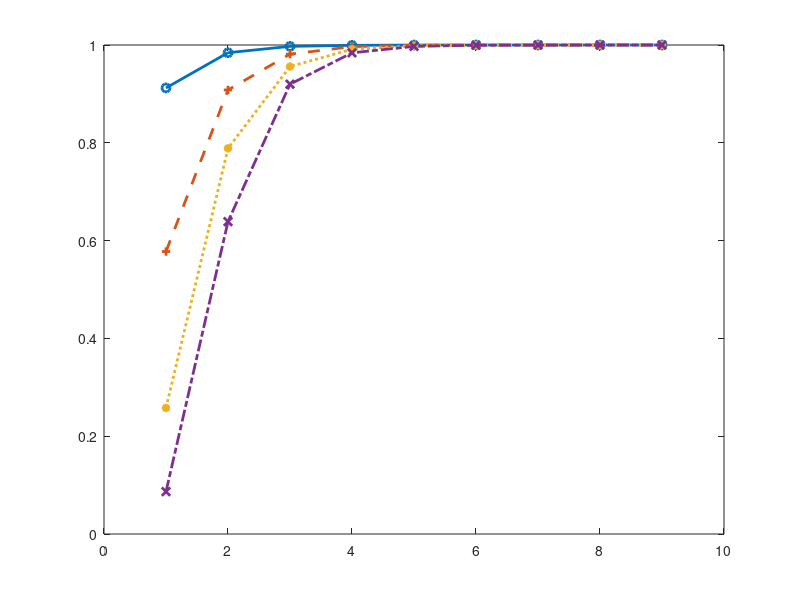

Here is the MATLAB script that generated this plot: (Note: this script raises an error after producing the figure.)
clear; close all; clc
textSize = 16;
linewid = 1;

epiIn2 = [0.91222, 0.98424, 0.99721, 0.99931, 0.99992, 0.99999, 1.0, 1.0, 1.0];
epiIn4 = [0.57763, 0.90807, 0.98128, 0.99661, 0.99937, 0.99992, 0.99999, 1.0, 1.0];
epiIn6 = [0.25782, 0.78861, 0.95589, 0.99134, 0.99833, 0.99958, 0.99996, 1.0, 0.99999];
epiIn8 = [0.08667, 0.63882, 0.9198, 0.98402, 0.99713, 0.9996, 0.99981, 0.99998, 1.0];

kle = [1, 2, 3, 4, 5, 6, 7, 8, 9];

figure(1)

plot(kle, epiIn2, 'o-', 'LineWidth',2)
hold on
plot(kle, epiIn4, '+--', 'LineWidth',2)
hold on
plot(kle, epiIn6, '*:', 'LineWidth',2)
hold on
plot(kle, epiIn8, 'x-.', 'LineWidth',2)
hold on
% semilogy(kle, epiIn10, 'd-', 'LineWidth',2)
% hold on

ax = gca;
ax.YAxis.FontSize = 13;
ax.XAxis.FontSize = 13;
ax.YAxis.FontWeight = 'bold';
ax.XAxis.FontWeight = 'bold';
ax.LineWidth = 1;
xlim([0.5 9.5]);
ylim([0 1.1]);
legd=legend('n=2', 'n=4', 'n=6', 'n=8', 'FontSize',textSize, 'FontWeight','bold', 'Location','southeast');
xlabel('Episode Length', 'FontSize', 15, 'FontWeight','bold')
ylabel('Prob.', 'FontSize',15, 'FontWeight','bold')
grid on
ax.XGrid = 'on';
ax.YMinorGrid = 'off';
ax.YMinorTick = "off";

% for i=1:length(epiIn2)
%     text(kle(i),epiIn2(i),num2str(epiIn2(i), '%.3g'), 'FontWeight','bold', 'HorizontalAlignment', 'center', 'VerticalAlignment', 'bottom')

%     text(kle(i),epiIn2(i),num2str(epiImpbm(i), '%.2g'), 'FontWeight','bold', 'Color','#0072BD', 'HorizontalAlignment', 'center', 'VerticalAlignment', 'bottom')
%     text(kle(i),epiIn4(i),num2str(epilmpdct(i), '%.2g'), 'FontWeight','bold', 'Color', '#D95319', 'HorizontalAlignment', 'center', 'VerticalAlignment', 'bottom')
%      text(kle(i),epiIn2(i),num2str(epiImpis(i), '%.2g'), 'FontWeight','bold', 'Color', '#EDB120', 'HorizontalAlignment', 'center', 'VerticalAlignment', 'bottom')
% end
set(legd,'NumColumns',1,'FontWeight','bold','FontSize',16);
print('epiinc_uni_mobile','-depsc')
